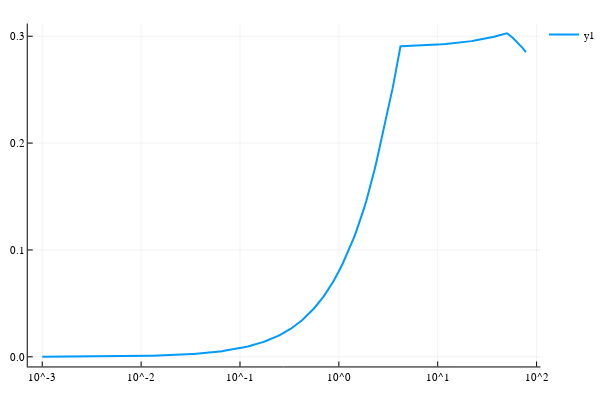

Notebook source saved alongside this figure:
### Markdown cell above
## X vs ξ

### Code cell
Xs = [ξrange[i] * μs[i] for i in 1:length(fbaress)];
plot((ξrange, Xs), xaxis = :log, lw = 2)

### Figure 1 — Plotly figure (JSON) as saved in the notebook; plotly's stock layout.template omitted (floating-point values rounded to 4 significant figures; data arrays with more than 128 entries replaced by an {"elided": "..."} marker saying what was removed)
{"data": [{"colorbar": {"title": ""}, "hoverinfo": "text", "legendgroup": "y1", "line": {"color": "rgba(0, 154, 250, 1.000)", "dash": "solid", "shape": "linear", "width": 2}, "mode": "lines", "name": "y1", "showlegend": true, "text": {"elided": "393 null values"}, "type": "scatter", "x": {"elided": "393 float values"}, "xaxis": "x1", "y": {"elided": "393 float values"}, "yaxis": "y1"}], "layout": {"annotations": [], "height": 400, "legend": {"bgcolor": "rgba(255, 255, 255, 1.000)", "bordercolor": "rgba(0, 0, 0, 1.000)", "font": {"color": "rgba(0, 0, 0, 1.000)", "family": "sans-serif", "size": 11}, "tracegroupgap": 0, "x": 1, "y": 1}, "margin": {"b": 20, "l": 0, "r": 0, "t": 20}, "paper_bgcolor": "rgba(255, 255, 255, 1.000)", "plot_bgcolor": "rgba(255, 255, 255, 1.000)", "showlegend": true, "width": 600, "xaxis": {"anchor": "y1", "domain": [0.05101, 0.9934], "gridcolor": "rgba(0, 0, 0, 0.100)", "gridwidth": 0.5, "linecolor": "rgba(0, 0, 0, 1.000)", "mirror": false, "range": [-3.147, 2.039], "showgrid": true, "showline": true, "showticklabels": true, "tickangle": 0, "tickcolor": "rgb(0, 0, 0)", "tickfont": {"color": "rgba(0, 0, 0, 1.000)", "family": "sans-serif", "size": 11}, "tickmode": "array", "ticks": "inside", "ticktext": ["10^-3", "10^-2", "10^-1", "10^0", "10^1", "10^2"], "tickvals": [0.001, 0.01, 0.1, 1, 10, 100], "title": "", "titlefont": {"color": "rgba(0, 0, 0, 1.000)", "family": "sans-serif", "size": 15}, "type": "log", "visible": true, "zeroline": false, "zerolinecolor": "rgba(0, 0, 0, 1.000)"}, "yaxis": {"anchor": "x1", "domain": [0.03762, 0.9902], "gridcolor": "rgba(0, 0, 0, 0.100)", "gridwidth": 0.5, "linecolor": "rgba(0, 0, 0, 1.000)", "mirror": false, "range": [-0.009, 0.3119], "showgrid": true, "showline": true, "showticklabels": true, "tickangle": 0, "tickcolor": "rgb(0, 0, 0)", "tickfont": {"color": "rgba(0, 0, 0, 1.000)", "family": "sans-serif", "size": 11}, "tickmode": "array", "ticks": "inside", "ticktext": ["0.0", "0.1", "0.2", "0.3"], "tickvals": [0, 0.1, 0.2, 0.3], "title": "", "titlefont": {"color": "rgba(0, 0, 0, 1.000)", "family": "sans-serif", "size": 15}, "type": "-", "visible": true, "zeroline": false, "zerolinecolor": "rgba(0, 0, 0, 1.000)"}}}
